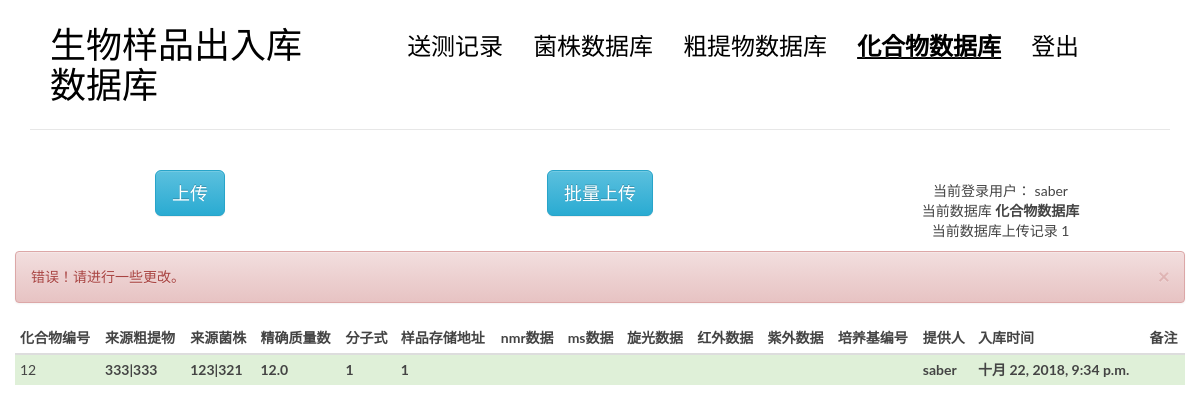
Page /cpdalter/ (signed in) on the committed database.
### blog/models.py (models this page shows, shortened)
class cpd(models.Model): ##化合物
    cpdnumber = models.CharField(max_length = 20)#化合物编号，唯一
    fromcru = models.ForeignKey(crudeex)#来源粗提物
    frombact = models.ForeignKey(bact) #来源菌株
    mass = models.FloatField() #精确质量数
    stru = models.CharField(max_length = 50)#分子式
    recadd = models.CharField(max_length = 100)#样品存储地址
    nmr = models.CharField(max_length = 100, blank = True)#nmr数据
    ms = models.CharField(max_length = 100, blank = True)#ms数据
    rot = models.CharField(max_length = 100, blank = True)#旋光数据
    red = models.CharField(max_length = 100, blank = True)#红外数据
    blue = models.CharField(max_length = 100, blank = True)#紫外数据
    media = models.CharField(max_length = 50, blank = True)#培养基编号
    prov = models.ForeignKey(User)#提供人
    time = models.DateTimeField(auto_now_add=True, editable = True)#入库时间
    comment = models.CharField(max_length = 500, blank = True)

class crudeex(models.Model): ##粗提物
    frombact = models.ForeignKey(bact) ##来源菌株  %%没有显示出来
    crunumber = models.CharField(max_length = 50) #粗提物编号，唯一
    mcccnumber = models.CharField(max_length = 50) #mccc编号
    chinesename = models.CharField(max_length = 200) #中文名
    recadd = models.CharField(max_length = 100)#样品存储地址
    media = models.CharField(max_length = 200) #培养基
    entertime = models.DateTimeField(auto_now_add=True,editable = True) #入库时间
    entervol = models.FloatField() #入库体积
    entercol =  models.FloatField() #入库浓度
    solvent = models.CharField(max_length = 100) #溶剂
    exrmethod = models.CharField(max_length = 500, blank = True) #提取方法
    provider = models.ForeignKey(User) #提供人
    comment = models.CharField(max_length = 500, blank = True)
    def __str__(self):
        return self.mcccnumber + '|' + self.chinesename

@python_2_unicode_compatible
class bact(models.Model):  #菌株
    bactnumber = models.CharField(max_length = 50,blank = False) #菌株保藏编号 输入
    sourcenum = models.CharField(max_length = 50, blank = True) #平台资源编号 输入
    genus = models.CharField(max_length = 200,blank = False) #属名 输入
    species = models.CharField(max_length = 200,blank = False) #种名 输入
    chinesename = models.CharField(max_length = 200, blank = True) #中文名 输入
    recadd = models.CharField(max_length = 100,blank = False)#样品存储地址 输入
    orinum = models.CharField(max_length = 100, blank = True) #原始资源编号 输入
    history = models.CharField(max_length = 100, blank = True) #来源历史 输入
    storetime = models.DateTimeField(auto_now_add=True,editable = True) #收藏时间
    media = models.CharField(max_length = 50,blank = False) #培养基编号 输入
    getmet = models.CharField(max_length = 100,blank = False) #获取途径 输入
    upload = models.ForeignKey(User, null = True)#保藏人
    modbact = models.CharField(max_length = 50, blank = True)#模式菌株 输入
    mianuse = models.CharField(max_length = 100, blank = True) #主要用途 输入
    danger = models.CharField(max_length = 100, blank = True) #生物危害程度 输入
    comment = models.CharField(max_length = 500, blank = True) #输入
    def __str__(self):
        return self.bactnumber + '|' + self.chinesename

### blog/cpd.py (the view)
# urls.py: url(r'^cpdalter/$', views.cpdalter, name='cpdalter'),
def cpdalter(request):
    if request.method == 'GET':
        try:
            id = request.GET.get('id')
            fromcru = request.GET.get('fromcru')
            cpdnumber = request.GET.get('cpdnumber')
            fromcru = crudeex.objects.get(id=fromcru)
            frombact = fromcru.frombact
            mass = request.GET.get('mass')
            stru = request.GET.get('stru')
            recadd = request.GET.get('recadd')
            nmr = request.GET.get('nmr')
            ms = request.GET.get('ms')
            rot = request.GET.get('rot')
            red = request.GET.get('red')
            blue = request.GET.get('blue')
            media = request.GET.get('media')
            comment = request.GET.get('comment')
            infos = {
                    'cpdnumber' : cpdnumber,
                    'fromcru' : fromcru,
                    'frombact' : frombact,
                    'mass' : mass,
                    'stru' : stru,
                    'recadd' : recadd,
                    'nmr' : nmr,
                    'ms' : ms,
                    'rot' : rot,
                    'red' : red,
                    'blue' : blue,
                    'media' : media,
                    'prov': request.user,
                    'comment' : comment,
            }
            cpd.objects.select_for_update().filter(id = id).update(**infos)
            return cpdindex(request, msg = 0)
        except:
            return cpdindex(request, msg = 1)

### blog/cpd.py (called while the page is built)
@login_required
def cpdindex(request, msg = -1, err = []):   ##化合物
    lists = cpd.objects.all()
    num = len(lists)
    return render(request, 'blog/cpd.html', context = {'tests' : lists, 'msg' : msg, 'num' : num, 'err' : err} )

### blog/templatetags/blog_tags.py (called while the page is built)
@register.simple_tag
def get_all_cru():
    return crudeex.objects.all().order_by('-entertime')

### templates/blog/cpd.html (shortened to what this page needs)
{% extends 'base.html' %}
{% load blog_tags %}
{%block main %}
<body>
            <div class="row">
                <div class="col-md-4 col-sm-5 col-xs-8">
                    <center>
                        <button class="btn btn-info btn-primary btn-lg" data-toggle="modal" data-target="#myModal">
                            上传
                        </button>
                    </center>
                </div>
                <div class="col-md-4 col-sm-5 col-xs-8">
                    <center>
                        <button class="btn btn-info btn-primary btn-lg" data-toggle="modal" data-target="#batchinput">
                            批量上传
                        </button>
                    </center>
                </div>
                <div class="col-md-4 col-sm-7 col-xs-4">
                    <nav class="main-nav" role="navigation">
                        <div class="collapse navbar-collapse" id="bs-example-navbar-collapse-1">
                            <ul class="list-unstyled text-center" >
                                <li>当前登录用户： {{request.user}}</li>
                                <li>当前数据库 <strong>化合物数据库</strong></li>
                                <li>当前数据库上传记录 {{num}}</li>
                            </ul>
                        </div>
                    </nav>
                </div>
            </div>
            <div class="col-md-12 col-sm-7 col-xs-4">
                    {% if msg == 0 %}
                    <div class="alert alert-success alert-dismissable">
                        <button type="button" class="close" data-dismiss="alert"
                                aria-hidden="true">
                            &times;
                        </button>
                        成功！很好地完成了提交。
                    </div>
                    {% elif msg == 1 %}
                    <div class="alert alert-danger alert-dismissable">
                        <button type="button" class="close" data-dismiss="alert"
                                aria-hidden="true">
                            &times;
                        </button>
                        错误！请进行一些更改。
                    </div>
                    {% endif %}
            <table class="table table-hover table-condensed">
                    <thead>
                        <tr>
                            <th>化合物编号</th>
                            <th>来源粗提物</th>
                            <th>来源菌株</th>
                            <th>精确质量数</th>
                            <th>分子式</th>
                            <th>样品存储地址</th>
                            <th>nmr数据</th>
                            <th>ms数据</th>
                            <th>旋光数据</th>
                            <th>红外数据</th>
                            <th>紫外数据</th>
                            <th>培养基编号</th>
                            <th>提供人</th>
                            <th>入库时间</th>
                            <th>备注</th>
                        </tr>
                    </thead>
                    <tbody>
                            {% for test in tests %}
                            {% if request.user == test.prov %}
                            <tr class="row1 success" data-toggle="modal" data-target="#alter" data-whatever="{{test.id}}"
                            data-cpdnumber = "{{test.cpdnumber}}" data-frombact = "{{test.frombact}}"
                            data-mass = "{{test.mass}}" data-stru = "{{test.stru}}" data-recadd = "{{test.recadd}}"
                            data-nmr = "{{test.nmr}}" data-ms = "{{test.ms}}"
                            data-rot = "{{test.rot}}" data-red = "{{test.red}}"
                            data-blue = "{{test.blue}}" data-media = "{{test.media}}"
                            data-comment = "{{test.comment}}">
                            {% endif %}
                                <td class = "field-cpdnumber"> {{test.cpdnumber}}</td>
                                <th class = "field-fromcru">{{test.fromcru}}</th>
                                <th class = "field-frombact">{{test.frombact}}</th>
                                <th class = "field-mass">{{test.mass}}</th>
                                <th class = "field-stru">{{test.stru}}</th>
                                <th class = "field-recadd">{{test.recadd}}</th>
                                <th class = "field-nmr">{{test.nmr}}</th>
                                <th class = "field-ms">{{test.ms}}</th>
                                <th class = "field-rot">{{test.rot}}</th>
                                <th class = "field-red">{{test.red}}</th>
                                <th class = "field-blue">{{test.blue}}</th>
                                <th class = "field-media">{{test.media}}</th>
                                <th class = "field-prov">{{test.prov}}</th>
                                <th class = "field-time">{{test.time}}</th>
                                <th class = "field-comment">{{test.comment}}</th>
                            </tr>
                            {% empty %}
                              <div class="row1">null</div>
                            {% endfor %}
                    </tbody>
                </table>
                </div>
                                    {% get_all_cru as cru_list %}
                                    {% get_all_cru as cru_list %}
</body>
{% endblock main %}

### blog/static/blog/css/custom.css (style rules this page uses)
* { outline: none; }
body { color: #444; font-family: 'Lato', sans-serif; }
.main-nav { margin-top: 11px; max-width: 95%; }

### rows in the picture
cpd: cpdnumber "12", fromcru "333|333", frombact "123|321", mass "12.0", stru "1", recadd "1", prov "saber", time "十月 22, 2018, 9:34 p.m."

### other values in the picture
{{ request.user }} "saber"
{{ num }} "1"
